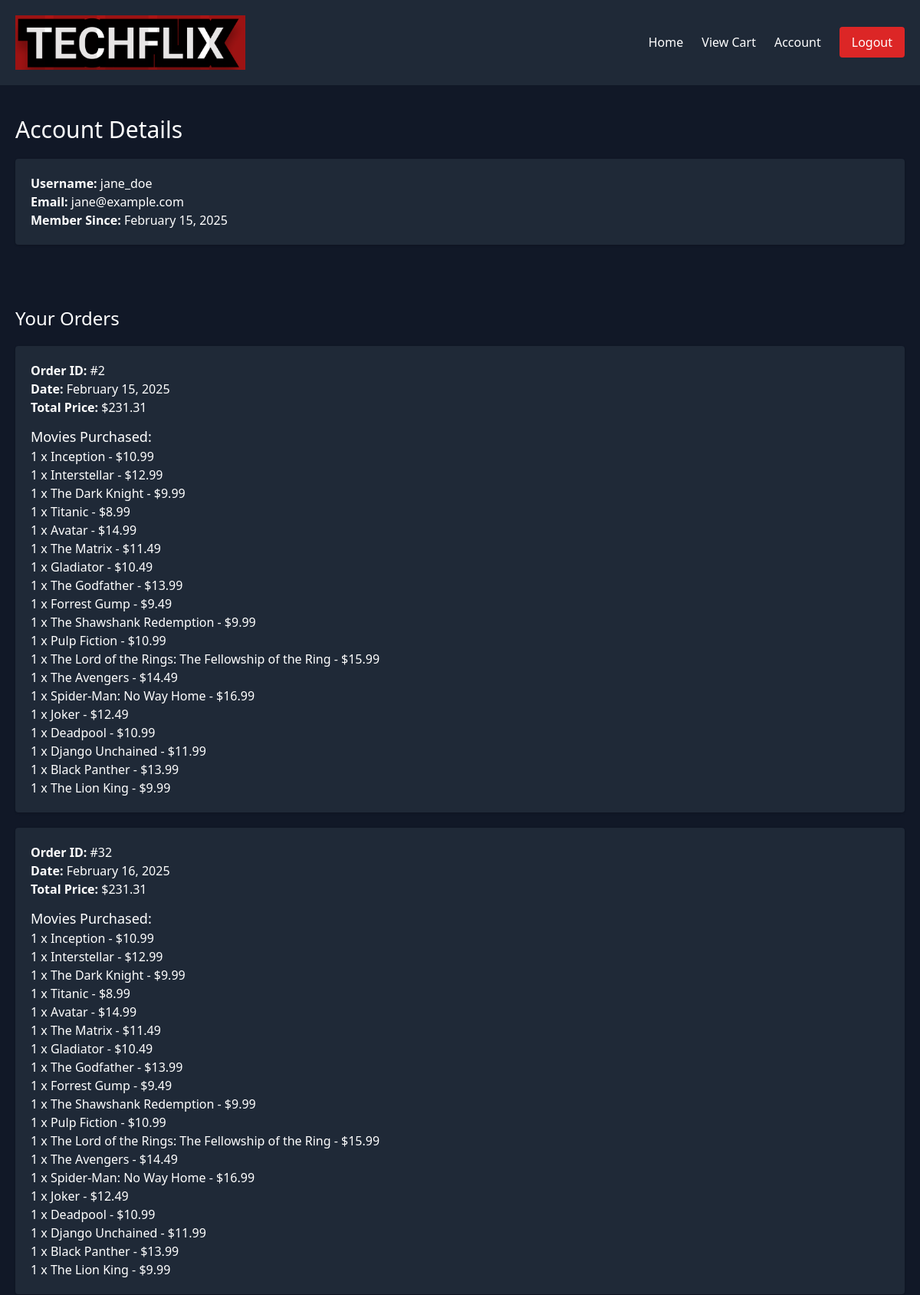
Page /movies/account/ (signed in, upper part) on the committed database.
### movies/models.py (models this page shows, shortened)
class Order(models.Model):
    user = models.ForeignKey(User, on_delete=models.CASCADE)
    created_at = models.DateTimeField(auto_now_add=True)
    total_price = models.DecimalField(max_digits=8, decimal_places=2, default=0.00)  # ✅ Ensure this field exists

class OrderItem(models.Model):
    order = models.ForeignKey(Order, related_name= "order_items", on_delete=models.CASCADE)
    movie = models.ForeignKey(Movie, on_delete=models.CASCADE)
    quantity = models.PositiveIntegerField(default=1)

class Movie(models.Model):
    title = models.CharField(max_length=255)
    description = models.TextField()
    price = models.DecimalField(max_digits=6, decimal_places=2)
    image = models.ImageField(upload_to='movies/')

### movies/views.py (the view)
# urls.py: path('account/', account_page, name='account'),
@login_required
def account_page(request):
    user_orders = Order.objects.filter(user=request.user).prefetch_related("order_items__movie")
    return render(request, "movies/account.html", {
        "user": request.user,
        "orders": user_orders
    })

### templates/movies/account.html (shortened to what this page needs)
{% load static %}
<!DOCTYPE html>
<html lang="en">
<head>
    <link href="https://cdn.jsdelivr.net/npm/tailwindcss@2.2.19/dist/tailwind.min.css" rel="stylesheet">
</head>
<body class="text-white bg-gray-900">
    <header class="p-5 flex justify-between items-center bg-gray-800">
        <img src="{% static 'movies/images/Techflix_logo.png' %}" height="100" alt="Techflix Logo" width="300">
        <div class="flex justify-center space-x-6 items-center">
            <span><a href="{% url 'index' %}" class="hover:text-red-400">Home</a></span>
            <span><a href="{% url 'view_cart' %}" class="hover:text-red-400">View Cart</a></span>
            <span><a href="{% url 'account' %}" class="hover:text-red-400">Account</a></span>
            <form action="{% url 'logout' %}" method="POST">
                <button type="submit" class="bg-red-600 text-white px-4 py-2 rounded hover:bg-red-500">Logout</button>
            </form>
        </div>
    </header>
    <section class="py-10 px-5">
        <h1 class="text-3xl mb-5">Account Details</h1>
        <div class="bg-gray-800 p-5 rounded shadow">
            <p><strong>Username:</strong> {{ user.username }}</p>
            <p><strong>Email:</strong> {{ user.email }}</p>
            <p><strong>Member Since:</strong> {{ user.date_joined|date:"F d, Y" }}</p>
        </div>
    </section>
    <section class="py-10 px-5">
        <h2 class="text-2xl mb-5">Your Orders</h2>
        {% if orders %}
            <div class="space-y-5">
                {% for order in orders %}
                    <div class="bg-gray-800 p-5 rounded shadow">
                        <p><strong>Order ID:</strong> #{{ order.id }}</p>
                        <p><strong>Date:</strong> {{ order.created_at|date:"F d, Y" }}</p>
                        <p><strong>Total Price:</strong> ${{ order.total_price }}</p>
                        <h3 class="text-lg mt-3">Movies Purchased:</h4>
        <ul>
            {% for item in order.order_items.all %}
            <li>{{ item.quantity }} x {{ item.movie.title }} - ${{ item.movie.price }}</li>
            {% endfor %}
        </ul>
                    </div>
                {% endfor %}
            </div>
        {% else %}
            <p class="text-gray-400">You haven't placed any orders yet.</p>
        {% endif %}
    </section>
</body>
</html>

### rows in the picture
Order: id "2", created_at "February 15, 2025", total_price "231.31"
OrderItem: quantity "1", movie "Inception", movie.price "10.99"
OrderItem: quantity "1", movie "Interstellar", movie.price "12.99"
OrderItem: quantity "1", movie "The Dark Knight", movie.price "9.99"
OrderItem: quantity "1", movie "Titanic", movie.price "8.99"
OrderItem: quantity "1", movie "Avatar", movie.price "14.99"
OrderItem: quantity "1", movie "The Matrix", movie.price "11.49"
OrderItem: quantity "1", movie "Gladiator", movie.price "10.49"
OrderItem: quantity "1", movie "The Godfather", movie.price "13.99"
OrderItem: quantity "1", movie "Forrest Gump", movie.price "9.49"
OrderItem: quantity "1", movie "The Shawshank Redemption", movie.price "9.99"
OrderItem: quantity "1", movie "Pulp Fiction", movie.price "10.99"
OrderItem: quantity "1", movie "The Lord of the Rings: The Fellowship of the Ring", movie.price "15.99"
OrderItem: quantity "1", movie "The Avengers", movie.price "14.49"
OrderItem: quantity "1", movie "Spider-Man: No Way Home", movie.price "16.99"
OrderItem: quantity "1", movie "Joker", movie.price "12.49"
OrderItem: quantity "1", movie "Deadpool", movie.price "10.99"
OrderItem: quantity "1", movie "Django Unchained", movie.price "11.99"
OrderItem: quantity "1", movie "Black Panther", movie.price "13.99"
OrderItem: quantity "1", movie "The Lion King", movie.price "9.99"
Order: id "32", created_at "February 16, 2025", total_price "231.31"
OrderItem: quantity "1", movie "Inception", movie.price "10.99"
OrderItem: quantity "1", movie "Interstellar", movie.price "12.99"
OrderItem: quantity "1", movie "The Dark Knight", movie.price "9.99"
OrderItem: quantity "1", movie "Titanic", movie.price "8.99"
OrderItem: quantity "1", movie "Avatar", movie.price "14.99"
OrderItem: quantity "1", movie "The Matrix", movie.price "11.49"
OrderItem: quantity "1", movie "Gladiator", movie.price "10.49"
OrderItem: quantity "1", movie "The Godfather", movie.price "13.99"
OrderItem: quantity "1", movie "Forrest Gump", movie.price "9.49"
OrderItem: quantity "1", movie "The Shawshank Redemption", movie.price "9.99"
OrderItem: quantity "1", movie "Pulp Fiction", movie.price "10.99"
OrderItem: quantity "1", movie "The Lord of the Rings: The Fellowship of the Ring", movie.price "15.99"
OrderItem: quantity "1", movie "The Avengers", movie.price "14.49"
OrderItem: quantity "1", movie "Spider-Man: No Way Home", movie.price "16.99"
OrderItem: quantity "1", movie "Joker", movie.price "12.49"
OrderItem: quantity "1", movie "Deadpool", movie.price "10.99"
OrderItem: quantity "1", movie "Django Unchained", movie.price "11.99"
OrderItem: quantity "1", movie "Black Panther", movie.price "13.99"
OrderItem: quantity "1", movie "The Lion King", movie.price "9.99"

### other values in the picture
{{ user.username }} "jane_doe"
{{ user.email }} "jane@example.com"
{{ user.date_joined|date:"F d, Y" }} "February 15, 2025"
